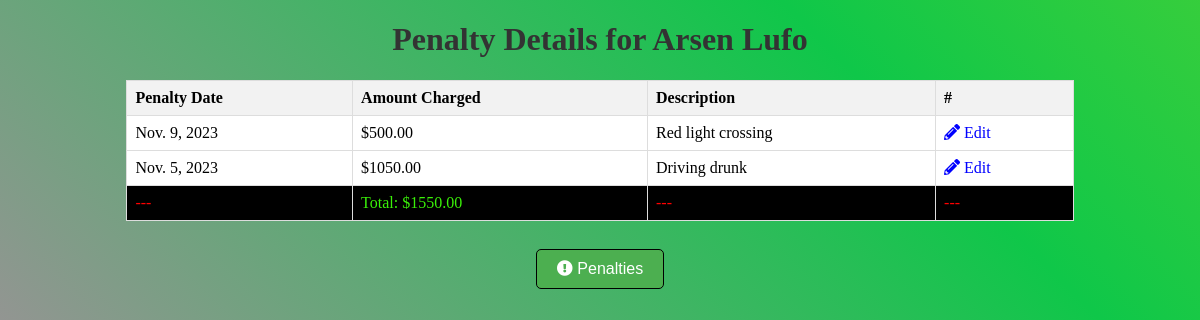
The page /penalty_details/1/ (signed in) on the database its author committed.
### DriversApp/models.py (models this page shows, shortened)
class TruckDriver(models.Model):
    first_name = models.CharField(max_length=50)
    last_name = models.CharField(max_length=50)
    birthday = models.DateField(default='2000-01-01')
    photo = models.ImageField(upload_to='driver_photos/', null=True, blank=True)
    email = models.EmailField(default='@example.com')
    phone_number = models.CharField(max_length=15)
    truck_license = models.CharField(max_length=100)
    health_document_expiration_date = models.DateField()
    driving_licence_expiration_date = models.DateField()
    driver_record_service_report_expiration_date = models.DateField(null=True, blank=True)
    health_document = models.FileField(upload_to='driver_files/', null=True, blank=True)
    driving_license = models.FileField(upload_to='driver_files/', null=True, blank=True)
    notified = models.BooleanField(default=False)
    health_document_notified = models.BooleanField(default=False)
    driver_report_notified = models.BooleanField(default=False)
    notified_date = models.DateTimeField(null=True, blank=True)
    health_document_notified_date = models.DateTimeField(null=True, blank=True)
    driver_report_notified_date = models.DateTimeField(null=True, blank=True)
    pdf_file = models.FileField(upload_to='pdfs/', null=True, blank=True)

class Penalty(models.Model):
    driver = models.ForeignKey(TruckDriver, on_delete=models.CASCADE)
    penalty_date = models.DateField()
    amount_charged = models.DecimalField(max_digits=10, decimal_places=2)
    description = models.TextField()

### DriversApp/views.py (the view)
# urls.py: path('penalty_details/<int:driver_id>/', views.penalty_details, name='penalty_details'),
@cache_control(no_cache=True, must_revalidate=True, no_store=True, max_age=0)
@login_required
@csrf_exempt
def penalty_details(request, driver_id):
    driver = get_object_or_404(TruckDriver, pk=driver_id)
    penalties = Penalty.objects.filter(driver=driver).order_by('-penalty_date')
    total_amount = sum(penalty.amount_charged for penalty in penalties)
    context = {
        'driver': driver,
        'penalties': penalties,
        'total_amount': total_amount
    }
    return render(request, 'penalty_details.html', context)

### DriversApp/templates/penalty_details.html (shortened to what this page needs)
{% load static %}
<!DOCTYPE html>
<html lang="en">
<head>
    <link rel="stylesheet" href="{% static 'css/main.css' %}">
    <link rel="stylesheet" href="https://cdnjs.cloudflare.com/ajax/libs/font-awesome/5.15.3/css/all.min.css">
</head>
<body>
    <h1>Penalty Details for {{ driver.first_name }} {{ driver.last_name }}</h1>
    <table border="1">
        <thead>
            <tr>
                <th>Penalty Date</th>
                <th>Amount Charged</th>
                <th>Description</th>
                <th>#</th>
            </tr>
        </thead>
        <tbody>
            {% for penalty in penalties %}
                <tr>
                    <td>{{ penalty.penalty_date }}</td>
                    <td>${{ penalty.amount_charged }}</td>
                    <td>{{ penalty.description }}</td>
                    <td style="color: blue;">
                        <a href="{% url 'edit_penalty' penalty_id=penalty.id %}"><i class="fas fa-pencil-alt"></i> Edit</a>
                    </td>
                </tr>
            {% endfor %}
            <tr>
                <td style="background-color: black; color: red;">---</td>
                <td colspan="1" style="text-align: left; background-color: black; color: rgb(58, 241, 8);">Total: ${{ total_amount }}</td>
                <td style="background-color: black; color: red;">---</td>
                <td style="background-color: black; color: red;">---</td>
            </tr>
        </tbody>
    </table>
    <br><button><a href="{% url 'driver_list' %}"><i class="fas fa-exclamation-circle"></i> Penalties</a></button>
</body>
</html>

### DriversApp/static/css/main.css (style rules this page uses)
body { justify-content: center; text-align: center; background: linear-gradient(45deg, #ff6cce, #0fc749, #c9e60d, #fdfef5); background-size: 400% 400%; background-repeat: no-repeat; animation: gradient 10s ease infinite; align-items: center; }
h1 { color: #333; }
button { margin: 10px; padding: 10px 20px; background-color: #4caf50; color: #fff; border: none; border-radius: 5px; cursor: pointer; font-size: 16px; text-decoration: none; transition: background-color 0.3s; border: 1px solid black; }
a { text-decoration: none; color: inherit; }
table { width: 80%; max-height: 400px; overflow-y: auto; border-collapse: collapse; margin: auto; background-color: white; }
th, td { border: 1px solid #dddddd; text-align: left; padding: 8px; }
th { background-color: #f2f2f2; }

### rows shown on the page
TruckDriver: first_name "Arsen", last_name "Lufo"
Penalty: penalty_date "Nov. 9, 2023", amount_charged "500.00", description "Red light crossing"
Penalty: penalty_date "Nov. 5, 2023", amount_charged "1050.00", description "Driving drunk"

### other values the page prints
{{ total_amount }} "1550.00"
